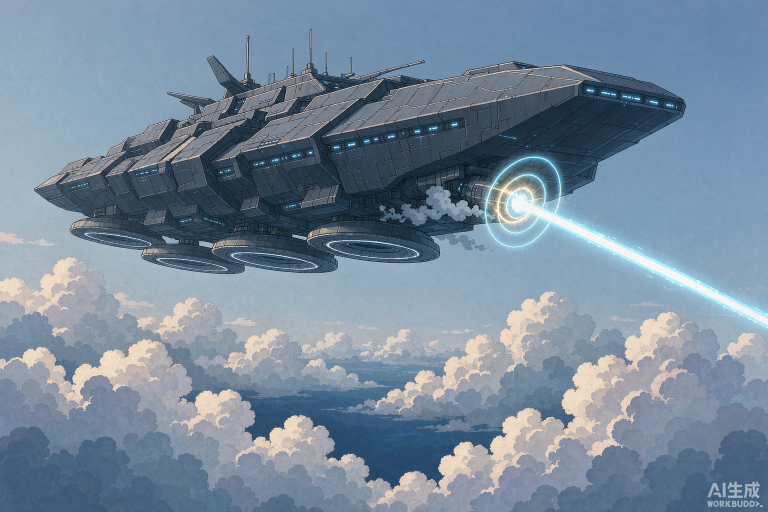
#> input picture art_src/2026-10-24_启示者卡图/raw/Japanese_anime_film_key_visual_2026-10-24T09-53-11.png, 1536 x 1024 px (shown at 1/2 size)
$ python -i _cut_art.py   (imports and definitions only)
#> lines starting #> are read from the running program, lines starting #| are printed output that depends on the picture
# -*- coding: utf-8 -*-
"""R856：把 codex 出的 raw 图裁成卡图素材（448x404），并各出「双口径预览」。

口径（ART.md「卡图区口径 R854」）：
  卡图区 = 卡面高 × 0.540，素材 448×404 → 图区 448:291。
  战斗读 **0..291**、商店 / 图鉴读居中 **56..347**，交集只有 56..291。

所有卡图都是**满幅场景插画**（和 9022 鸭蛋 / 9179 惊奇盒子 同一画法），
所以两张都走**顶部优先**裁切：按 448:404 比例取上部再缩放。

⚠️ R856 走过一次弯路：9285 第一版被当成「白底商品图」出图（提示词里明写
`plain pure white background`），再看「单物件居中」的裁法——两道一起把卡图
做成了贴图。店长当场否掉：**金鸭蛋是刚被扔出去的，它不在巢里、也不在白底上。**
那条「单物件填 56..291 交集带」的方案随之作废（它只对白底物件成立），
函数 `cut_contain` / `cut_band_fill` 一并删掉，免得下次又被当惯例抄一遍。
  * fx_egg_gain —— 特效：黑底按亮度转 alpha（RGB 归一化到满亮，避免黑边；
    与既有 bx_* 一致：低 alpha 区 RGB 仍 130+），256×256 RGBA。
"""
import os

from PIL import Image

D = os.path.dirname(os.path.abspath(__file__))
RAW = os.path.join(D, "raw")
OUT = os.path.join(D, "cut")
PREV = os.path.join(D, "preview")
# [2 lines not run here, left out]

W, H = 448, 404
ART_TOP = 291          # 战斗口径
ART_SHOP = (56, 347)   # 商店 / 图鉴口径


def cut_top_fill(src, dst):
    """按 448:404 比例顶部优先裁切 → 缩放。"""
#> called with dst = 'out.png'
    im = Image.open(src).convert("RGB")
#> im is the input picture: PIL image 1536x1024 RGB; mean R, G, B 119.3, 137.7, 156.1
    w, h = im.size
#> w = 1536; h = 1024
    keep_h = int(round(w * H / W))
#> keep_h = 1385
    if keep_h <= h:
        im2 = im.crop((0, 0, w, keep_h))
    else:
        keep_w = int(round(h * W / H))
#> keep_w = 1136
        im2 = im.crop(((w - keep_w) // 2, 0, (w - keep_w) // 2 + keep_w, h))
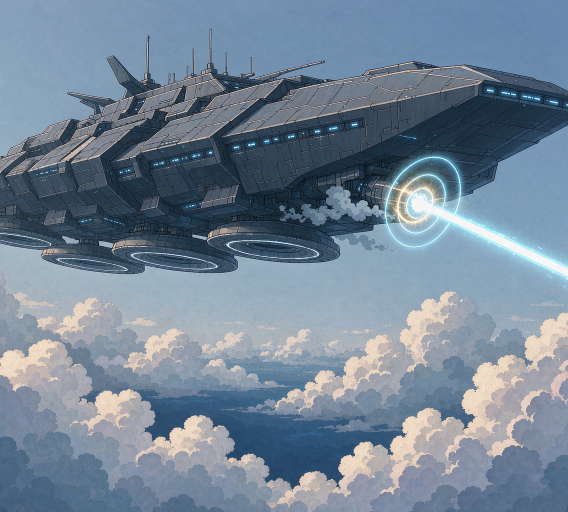
#> im2: PIL image 1136x1024 RGB (shown at 1/2 size); mean R, G, B 115.8, 133.2, 150.5
    im2 = im2.resize((W, H), Image.LANCZOS)
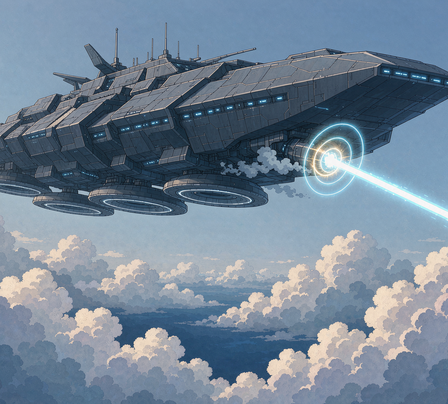
#> im2: PIL image 448x404 RGB; mean R, G, B 115.8, 133.2, 150.5
    im2.save(dst)
    return im2


# [51 lines left out: functions cut_box, cut_fx, preview, not called in this run]


jobs = [
    ("9284_鸭蛋投手.png", "9284.png", None),
    # 蛋心 (828, 371)，推近窗口 926×835 → 蛋占 98..248 行（交集带 56..291 内），高宽比 1.25
    ("9285_金鸭蛋_fly_w2.png", "9285.png", (365, 13, 1291, 848)),
]

# [10 lines not run here, left out]

# ---- 特效：黑底转 alpha，并叠在深色场地底上看实际观感 ----
fx_raw = os.path.join(RAW, "fx_egg_gain.png")
# [17 lines not run here, left out]

>>> result = cut_top_fill('../2026-10-24_启示者卡图/raw/Japanese_anime_film_key_visual_2026-10-24T09-53-11.png', 'out.png')
